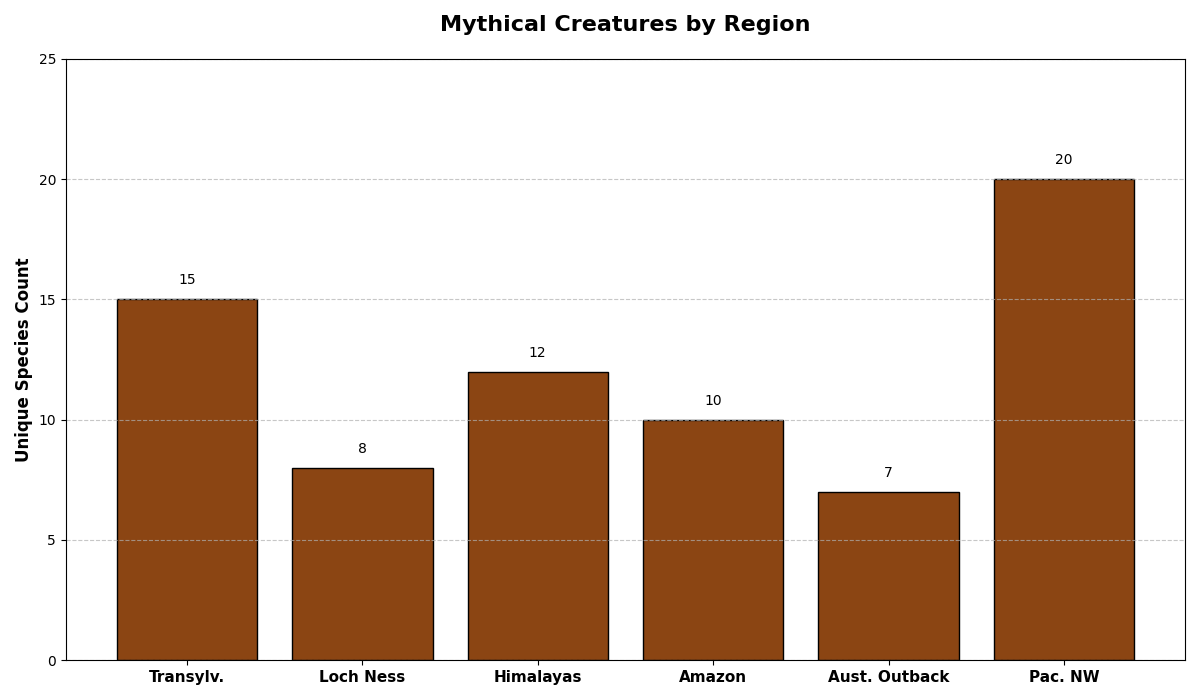

Reproduce this figure in Python.
import matplotlib.pyplot as plt
import numpy as np

regions = ["Transylv.", "Loch Ness", "Himalayas", "Amazon", 
           "Aust. Outback", "Pac. NW"]

cryptid_counts = [15, 8, 12, 10, 7, 20]

uniform_color = '#8B4513'  

fig, ax = plt.subplots(figsize=(12, 7))
bars = ax.bar(regions, cryptid_counts, color=uniform_color, edgecolor='black')

for bar in bars:
    height = bar.get_height()
    ax.text(bar.get_x() + bar.get_width() / 2, height + 0.5,
            f'{int(height)}', ha='center', va='bottom', fontsize=10, color='black')

ax.set_ylabel('Unique Species Count', fontsize=12, fontweight='bold')
ax.set_title('Mythical Creatures by Region', fontsize=16, fontweight='bold', pad=20)
ax.set_ylim(0, max(cryptid_counts) + 5)
ax.grid(axis='y', linestyle='--', alpha=0.7)

ax.set_xticks(np.arange(len(regions)))
ax.set_xticklabels(regions, fontsize=11, weight='bold')

plt.tight_layout()
plt.show()
